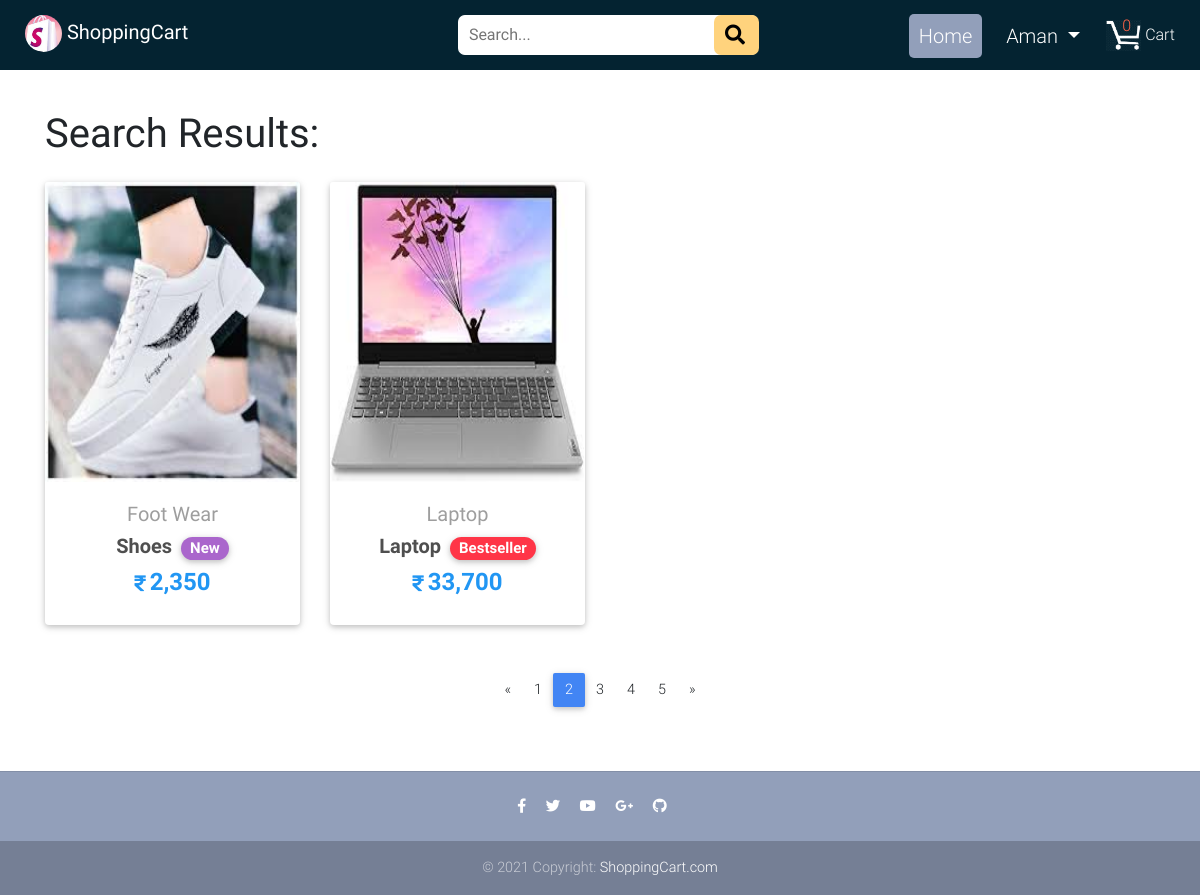
Screenshot of /search/?page=2 (signed in) with the database file from the repository.
### myshop/models.py (models this page shows, shortened)
class Product(models.Model):
    title = models.CharField(max_length=100)
    price = models.IntegerField()
    discounted_price = models.IntegerField(blank=True, null=True)
    description = models.TextField()
    tag = models.CharField(choices=LABEL_CHOICES,
                           max_length=15, blank=True, null=True)
    label = models.CharField(choices=LABEL_COLOR_CHOICES,
                             max_length=1, blank=True, null=True)
    brand = models.CharField(max_length=50)
    size = MultiSelectField(choices=SIZE_CHOICES, blank=True, null=True)
    category = models.ForeignKey(Category, on_delete=models.CASCADE)
    image = models.ImageField(upload_to='images')

class Category(models.Model):
    category = models.CharField(max_length=15)
    def __str__(self):
        return self.category

### myshop/views.py (the view)
# urls.py: path('search/', views.Search, name='search'),
def Search(request):
    query = request.GET.get('query', '').lower()
    if len(query) > 78:
        search_products = Product.objects.none()
    title_Search = Product.objects.filter(title__icontains=query)
    description_search = Product.objects.filter(
        description__icontains=query)
    brand_search = Product.objects.filter(brand__icontains=query)
    search_products = title_Search.union(
        description_search, brand_search)
    all_product = Paginator(search_products, 2)
    page = request.GET.get('page')
    try:
        product = all_product.page(page)
    except PageNotAnInteger:
        product = all_product.page(1)
    except EmptyPage:
        product = all_product.page(all_product.num_pages)
    if search_products.count() == 0:
        messages.warning(
            request, 'No search results found, Please refine your query. !!')
    user = request.user
    cart_item = Cart.objects.filter(user=user)
    cart_quantity = 0
    if user.is_authenticated:
        for i in cart_item:
            cart_quantity += i.quantity
    context = {
        'product': product,
        'query': query,
        'cart_quantity': cart_quantity
    }
    return render(request, 'search.html', context)

### myshop/templates/search.html (shortened to what this page needs)
{% extends "base.html" %}
{% load static %}
{% load humanize %}
{% block home %} active {% endblock home %}
{% block content %}
  <main style="word-wrap: break-word;">
    <div class="container" style="margin-top: 100px;">
      <h1 class="my-4"><strong>Search Results:</strong></h1>
      <section class="text-center mb-4">
        <div class="row wow fadeIn">
          {% for prod in product %}
          <div class="col-lg-3 col-md-6 mb-4">
            <div class="card">
              <div class="view overlay">
                <img src="{{ prod.image.url }}" class="card-img-top" height="300" alt="">
              </div>
              <div class="card-body text-center">
                <a href="{% url 'product_detail' prod.id %}" class="grey-text">
                  <h5>{{ prod.category }}</h5>
                </a>
                <h5>
                  <strong>
                    <a href="{% url 'product_detail' prod.id %}" class="dark-grey-text">{{ prod.title }}
                {% if prod.label %}
                   <span class="badge badge-pill {{ prod.get_label_display }}-color ml-1">{{prod.tag}}</span>
                {% endif %}
                    </a>
                  </strong>
                </h5>
                <h4 class="font-weight-bold blue-text">
                {% if prod.discounted_price %}
                  <strong><i class="fa mr-1" style="font-size: 18px;">&#xf156;</i>{{ prod.discounted_price|intcomma }}</strong>
                {% else %}
                  <strong><i class="fa mr-1" style="font-size: 18px;">&#xf156;</i>{{ prod.price|intcomma }}</strong>
                {% endif %}
                </h4>
              </div>
            </div>
          </div>
          {% endfor %}
        </div>
    </div>
    <nav class="d-flex justify-content-center wow fadeIn">
      <ul class="pagination pg-blue">
        {% if product.has_previous %}
        <li class="page-item">
          <a class="page-link" href="?page={{product.previous_page_number}}" aria-label="Previous">
            <span aria-hidden="true">&laquo;</span>
          </a>
        </li>
        {% endif %}
        {% for pg in product.paginator.page_range %}
        {% if product.number == pg %}
        <li class="page-item active"><a class="page-link" href="?page={{pg}}" class="btn btn-default">{{pg}}</a>
        </li>
        {% else %}
        <li class="page-item"><a class="page-link" href="?page={{pg}}" class="btn">{{pg}}</a></li>
        {% endif %}
        {% endfor %}
        {% if product.has_next %}
        <li class="page-item">
          <a class="page-link" href="?page={{product.next_page_number}}" aria-label="Next">
            <span aria-hidden="true">&raquo;</span>
          </a>
        </li>
        {% endif %}
      </ul>
    </nav>
</main>
{% endblock %}

### myshop/templates/base.html (shortened to what this page needs)
{% load static %}
<!DOCTYPE html>
<html lang="en">
<head>
    <link rel="stylesheet" href="https://use.fontawesome.com/releases/v5.11.2/css/all.css">
    <link href="{% static 'css/bootstrap.min.css' %}" rel="stylesheet">
    <link href="{% static 'css/mdb.min.css' %}" rel="stylesheet">
    <link href="{% static 'css/style.min.css' %}" rel="stylesheet">
</head>
<body>
    <nav class="container-fluid fixed-top navbar-expand-lg">
        <div class="row">
            <div class="brand">
                <a class="navbar-brand waves-effect" href="/" target="_blank">
                    <span>
                        <img src="{% static 'img/logo1.jpg' %}" class="logo">
                    </span>
                    <strong class="white-text">ShoppingCart</strong>
                </a>
            </div>
            <div class="cart-item">
                <a href="{% url 'cart_item' %}" class="cart waves-effect">
                    {% if user.is_anonymous %}
                    <span class="cart-basket d-flex align-items-center justify-content-center">0</span>
                    {% else %}
                    <span class="cart-basket d-flex align-items-center justify-content-center">{{cart_quantity}}</span>
                    {% endif %}
                    <span>
                        <img class="cart-image" src="{% static 'img/shoppingcart.png' %}">
                    </span>
                    <span class="text-white">Cart</span>
                </a>
            </div>
            <div class="searchbar">
                <form action="/search" method="GET">
                    <input class="search" name="query" id="query" type="search" placeholder="Search..." aria-label="Search">
                    <button class="search-btn" type="submit" style="border: none;">
                        <i class="fas fa-search"></i>
                    </button>
                </form>
            </div>
            <div class="slbar">
                <ul class="main-menu">
                    {% if user.is_authenticated %}
                    <li class="{% block home %} {% endblock home %}">
                        <a href="{% url 'home' %}">Home</a>
                    </li>
                    <li>
                        <div class="dropdown">
                            <a class="text-white dropdown-toggle text-capitalize" type="button"
                                id="dropdownMenuButton" data-toggle="dropdown" aria-haspopup="true"
                                aria-expanded="false">
                                {{user.username}}
                            </a>
                        </div>
                    </li>
                    {% endif %}
                </ul>
            </div>
        </div>
    </nav>
    {% block content %}{% endblock %}
    <footer class="page-footer text-center font-small mt-5">
        <hr class="my-4">
        <div class="pb-4">
            <a href="#" target="_blank">
                <i class="fab fa-facebook-f mr-3"></i>
            </a>
            <a href="#" target="_blank">
                <i class="fab fa-twitter mr-3"></i>
            </a>
            <a href="#" target="_blank">
                <i class="fab fa-youtube mr-3"></i>
            </a>
            <a href="#" target="_blank">
                <i class="fab fa-google-plus-g mr-3"></i>
            </a>
            <a href="#" target="_blank">
                <i class="fab fa-github mr-3"></i>
            </a>
        </div>
        <div class="footer-copyright py-3">
            © 2021 Copyright:
            <a href="#" target="_blank"> ShoppingCart.com</a>
        </div>
    </footer>
</body>
</html>

### rows the page displays
Product: image (picture), category "Foot Wear", title "Shoes", tag "New", discounted_price "2,350"
Product: image (picture), category "Laptop", title "Laptop", tag "Bestseller", discounted_price "33,700"

### other values shown
{{ cart_quantity }} "0"
{{ user.username }} "Aman"
{{ pg }} "1" "3" "4" "5"
{{ pg }} "2"
